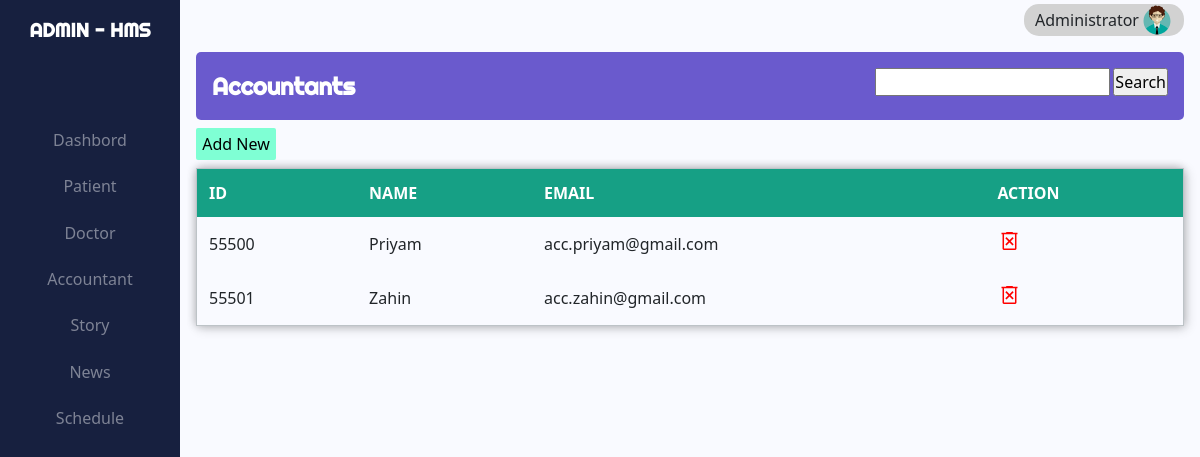
Screenshot of /hms/admin/admin_to_accountant.php (signed in) with the database file from the repository.
### tables this page shows
CREATE TABLE `accountants` (
  `acc_id` int(4) NOT NULL,
  `acc_name` varchar(50) DEFAULT NULL,
  `acc_email` varchar(250) DEFAULT NULL,
  `pass` varchar(6) DEFAULT NULL
);

### hms/admin/admin_to_accountant.php (the view, shortened to what this page needs)
<?php
    include '../utility/admin_template.php';
    if (!isset($_REQUEST["search"])) {
        $sql = "SELECT * FROM accountants";
        $result = mysqli_query($conn, $sql);
    }
    else {
        $value = $_REQUEST["search_val"];
        $sql = "SELECT * FROM accountants WHERE acc_name LIKE '%$value%'";
        $result = mysqli_query($conn, $sql);
    }
?>
<head>
    <link rel="stylesheet" href="../css/admin/admin_to_patient.css">
    <link rel="stylesheet" href="../css/admin/admin_to_doctor.css">
</head>
<body>
            <div class="top-bar">
                <div class="top-bar-text">Accountants</div>
                <div class="search_bar">
                    <form action="" method="post">
                        <input type="search" name="search_val">
                        <input class="button" type="submit" value="Search" name="search">
                    </form>
                </div>
            </div>
            <button class="btn_wrapper">
                <div class="add">Add New</div>
            </button>
            <table action="" method="post">
                <thead>
                    <tr id="header">
                    <th scope="col">ID</th>
                    <th scope="col">NAME</th>
                    <th scope="col">EMAIL</th>
                    <th scope="col">ACTION</th>
                    </tr>
                </thead>
                <tbody>
                    <?php while ($row = mysqli_fetch_array($result, MYSQLI_ASSOC)) {
                        $id = $row["acc_id"];
                    ?>
                    <tr>
                    <td><?php echo $row["acc_id"] ?></td>
                    <td><?php echo $row["acc_name"] ?></td>
                    <td><?php echo $row["acc_email"] ?></td>
                    <td class="action">
                    <a href="./action/delete_accountant.php?user_id=<?php echo $id ?>" ><button class="button_delete" name="delete"><span class="material-symbols-outlined">delete_forever</span></button></a>
                    </td>
                    </tr>
                    <?php } ?>
                </tbody>
            </table>
</body>
</html>

### hms/css/admin/admin.css (style rules this page uses)
* { margin: 0; padding: 0; box-sizing: border-box; }

### hms/css/admin/admin_to_patient.css (style rules this page uses)
.material-symbols-outlined { font-variation-settings: 'FILL' 0, 'wght' 400, 'GRAD' 0, 'opsz' 48 }
.top-bar { display: flex; justify-content: space-between; width: 100%; padding: 1rem; margin-top: 1rem; border-radius: 5px; background-color: slateblue; }
.top-bar-text { color: white; font-size: 1.5rem; font-weight: bold; font-family: 'Righteous', cursive; }
.search_bar > form { display: flex; justify-content: center; }
form > .button { margin-left: 0.2rem; }
button { background: none; border: none; }
.button_delete { color: red; }
table { margin-top: 1rem!important; border-collapse: collapse; border: 1px solid #bdc3c7; border-radius: 5px 5px 0 0; box-shadow: 2px 2px 12px rgba(0, 0, 0, 0.2), -1px -1px 8px rgba(0, 0, 0, 0.2); width: 100%; }
tr { transition: all .2s ease-in; }
th, td { padding: 12px; text-align: justify; }
#header { background-color: #16a085; color: #fff; }

### hms/css/admin/admin_to_doctor.css (style rules this page uses)
.btn_wrapper { display: flex; justify-content: right; }
.add { margin: 0.5rem 0; width: 5rem; background-color: aquamarine; border-radius: 2px; padding: 4px 0; }
table { margin-top: 0 !important; }

### rows the page displays
accountants: acc_id "55500", acc_name "Priyam", acc_email "acc.priyam@gmail.com"
accountants: acc_id "55501", acc_name "Zahin", acc_email "acc.zahin@gmail.com"
